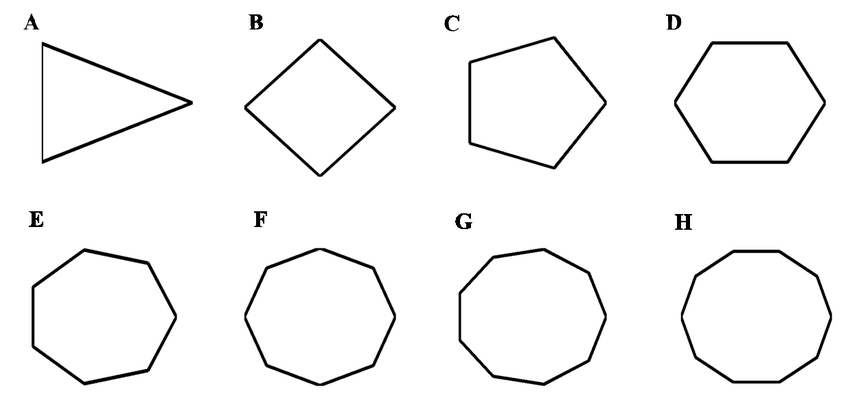
#> input picture beginner/Open-Computer-Vision-Chapter-8/images/shapes5.png, 850 x 404 px
$ python main.py
#> lines starting #> are read from the running program, lines starting #| are printed output that depends on the picture; after the words box and inside, x2 and y2 are one past the last pixel; in counts of white or black regions, pixels touching at a corner belong together
### beginner/Open-Computer-Vision-Chapter-8/functions/stackedImages.py

import cv2
import numpy as np

def stackImages(scale,imgArray):
    rows = len(imgArray)
    cols = len(imgArray[0])
    rowsAvailable = isinstance(imgArray[0], list)
    width = imgArray[0][0].shape[1]
    height = imgArray[0][0].shape[0]
    if rowsAvailable:
        for x in range ( 0, rows):
            for y in range(0, cols):
                if imgArray[x][y].shape[:2] == imgArray[0][0].shape [:2]:
                    imgArray[x][y] = cv2.resize(imgArray[x][y], (0, 0), None, scale, scale)
                else:
                    imgArray[x][y] = cv2.resize(imgArray[x][y], (imgArray[0][0].shape[1], imgArray[0][0].shape[0]), None, scale, scale)
                if len(imgArray[x][y].shape) == 2: imgArray[x][y]= cv2.cvtColor( imgArray[x][y], cv2.COLOR_GRAY2BGR)
        imageBlank = np.zeros((height, width, 3), np.uint8)
        hor = [imageBlank]*rows
        hor_con = [imageBlank]*rows
        for x in range(0, rows):
            hor[x] = np.hstack(imgArray[x])
        ver = np.vstack(hor)
    else:
        for x in range(0, rows):
            if imgArray[x].shape[:2] == imgArray[0].shape[:2]:
                imgArray[x] = cv2.resize(imgArray[x], (0, 0), None, scale, scale)
            else:
                imgArray[x] = cv2.resize(imgArray[x], (imgArray[0].shape[1], imgArray[0].shape[0]), None,scale, scale)
            if len(imgArray[x].shape) == 2: imgArray[x] = cv2.cvtColor(imgArray[x], cv2.COLOR_GRAY2BGR)
        hor= np.hstack(imgArray)
        ver = hor
    return ver

### beginner/Open-Computer-Vision-Chapter-8/main.py


try:
    import cv2
    import numpy as np
except ImportError as e:
    packages = ["opencv-python", "numpy"]
    from pip._internal import main as install
    for package in packages:
        install(["install", package])
finally:
    pass
from functions.stackedImages import stackImages

shapes = {
    "triagle": "Triagle",
    "rectangle": "Rectangle",
    "square": "Square",
    "circle": "Circle",
    "hexagon": "Hexagon",
    "pentagon": "Pentagon",
    "hectagon": "Hectagon",
    "octagon": "Octagon",
    "decagon": "Decagon",
    "nonagon": "Nonagon",
}

def detectShapes(coordinates, imgOutput):
    sides = len(coordinates)
    boundingBox =cv2.boundingRect(coordinates)
    x, y, w, h = boundingBox
    if sides == 3:
        cv2.rectangle(imgOutput,(x, y), (w+x, h+y), (0, 255, 0), 3 )
        cv2.rectangle(imgOutput, (x - 2, y - 20), (x + w + 2, y), (0, 255, 0), -1)
        cv2.putText(imgOutput,shapes["triagle"], (x + 5, y - 5), cv2.FONT_HERSHEY_PLAIN, 1, (0, 0, 0), 2)
    elif sides == 4:
        cv2.rectangle(imgOutput, (x, y), (w + x, h + y), (0, 255, 0), 3)
        cv2.rectangle(imgOutput, (x - 2, y - 20), (x + w + 2, y), (0, 255, 0), -1)
        if float(x)/float(y) < .05:
            cv2.putText(imgOutput, shapes["square"], (x + 5, y - 5), cv2.FONT_HERSHEY_PLAIN, 1, (0, 0, 0), 2)
        else:
            cv2.putText(imgOutput, shapes["rectangle"], (x + 5, y - 5), cv2.FONT_HERSHEY_PLAIN, 1, (0, 0, 0), 2)
    elif sides == 5:
        cv2.rectangle(imgOutput, (x, y), (w + x, h + y), (0, 255, 0), 3)
        cv2.rectangle(imgOutput, (x - 2, y - 20), (x + w + 2, y), (0, 255, 0), -1)
        cv2.putText(imgOutput,shapes["pentagon"] , (x + 5, y - 5), cv2.FONT_HERSHEY_PLAIN, 1, (0, 0, 0), 2)
    elif sides == 6:
        cv2.rectangle(imgOutput, (x, y), (w + x, h + y), (0, 255, 0), 3)
        cv2.rectangle(imgOutput, (x - 2, y - 20), (x + w + 2, y), (0, 255, 0), -1)
        cv2.putText(imgOutput, shapes["hexagon"], (x + 5, y - 5), cv2.FONT_HERSHEY_PLAIN, 1, (0, 0, 0), 2)
    elif sides == 7:
        cv2.rectangle(imgOutput, (x, y), (w + x, h + y), (0, 255, 0), 3)
        cv2.rectangle(imgOutput, (x - 2, y - 20), (x + w + 2, y), (0, 255, 0), -1)
        cv2.putText(imgOutput,shapes["hectagon"] , (x + 5, y - 5), cv2.FONT_HERSHEY_PLAIN, 1, (0, 0, 0), 2)
    elif sides == 8:
        cv2.rectangle(imgOutput, (x, y), (w + x, h + y), (0, 255, 0), 3)
        cv2.rectangle(imgOutput, (x-2, y - 20), (x + w +2, y), (0, 255, 0), -1)
        cv2.putText(imgOutput,shapes["circle"] , (x + 5, y - 5), cv2.FONT_HERSHEY_PLAIN, 1, (0, 0, 0), 2)
    elif sides == 9:
        cv2.rectangle(imgOutput, (x, y), (w + x, h + y), (0, 255, 0), 3)
        cv2.rectangle(imgOutput, (x - 2, y - 20), (x + w + 2, y), (0, 255, 0), -1)
        cv2.putText(imgOutput,shapes["nonagon"] , (x + 5, y - 5), cv2.FONT_HERSHEY_PLAIN, 1, (0, 0, 0), 2)
    elif sides == 10:
        cv2.rectangle(imgOutput, (x, y), (w + x, h + y), (0, 255, 0), 3)
        cv2.rectangle(imgOutput, (x - 2, y - 20), (x + w + 2, y), (0, 255, 0), -1)
        cv2.putText(imgOutput, shapes["decagon"], (x + 5, y - 5), cv2.FONT_HERSHEY_PLAIN, 1, (0, 0, 0), 2)
        print()
    else:
        cv2.rectangle(imgOutput, (x, y), (w + x, h + y), (0, 255, 0), 1)
        cv2.rectangle(imgOutput, (x - 2, y - 20), (x + w + 2, y), (0, 255, 0), -1)
        cv2.putText(imgOutput, shapes["circle"], (x + 5, y - 5), cv2.FONT_HERSHEY_PLAIN, 1, (0, 0, 0), 2)
    return

def getContors(image, imgOutput):
    contours, hierarchy = cv2.findContours(image, cv2.RETR_EXTERNAL, cv2.CHAIN_APPROX_NONE)
    # print(contours)
    # print(hierarchy)
    for contour in contours:
        area = cv2.contourArea(contour)
        # print(area)
        cv2.drawContours(image, contour, -1, (255, 255, 0), 3)
        perimeter = cv2.arcLength(contour, True)
        # print("PERIMETER: ", perimeter)

        coordinates = cv2.approxPolyDP(contour, 0.02 * perimeter, True)
        # print("COORDINATES OF SHAPE: ", coordinates)
        detectShapes(coordinates, imgOutput)
    return

def showImages():
    img = cv2.imread("images/shapes5.png")
#> img is the input picture: shape (404, 850, 3); min 0, max 255, mean 246.5
    img2 = cv2.imread("images/shapes.jpg")
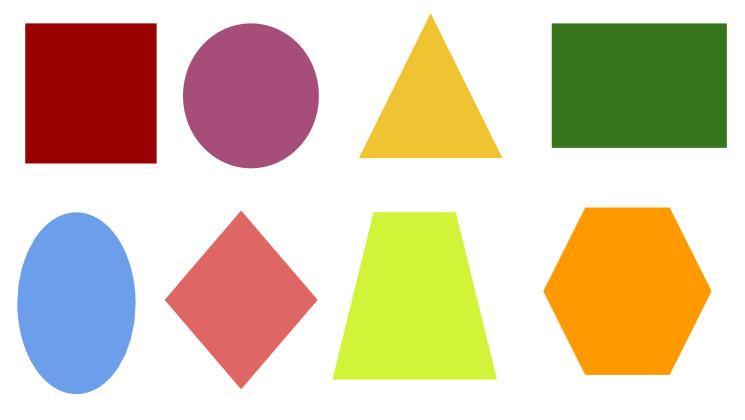
#> input picture beginner/Open-Computer-Vision-Chapter-8/images/shapes.jpg, 745 x 420 px
#> img2 is the input picture: shape (420, 745, 3); mean B, G, R 172.4, 199.9, 217.5

    # for image1
    imgGray = cv2.cvtColor(img, cv2.COLOR_BGR2GRAY)
    imgBlur = cv2.GaussianBlur(imgGray, (7,7), 1)
    imgCanny = cv2.Canny(imgBlur, 50, 50)
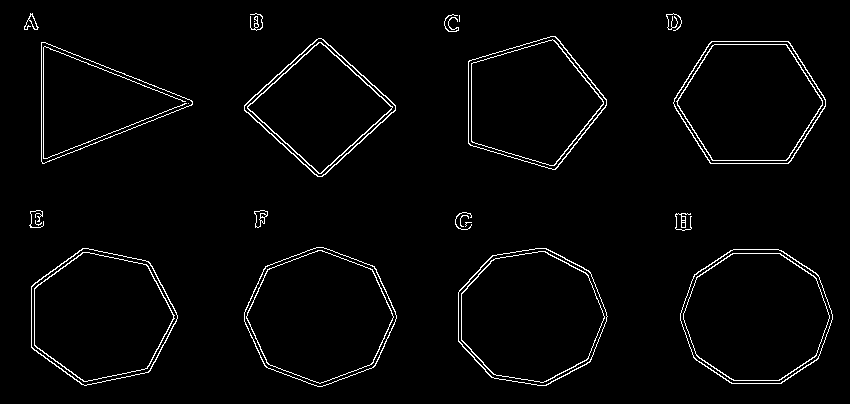
#> imgCanny: shape (404, 850); 2.5% white in thin lines or dots, all inside (x1, y1, x2, y2) = (24, 13, 833, 387)
    getContors(imgCanny, img)
#> in getContors, `contours, hierarchy = cv2.findContours(image, cv2.RETR_EXTERNAL, cv2.C..`: contours = 21 contours, 9 with area under 20; largest, box (x1, y1, x2, y2) and area: (680, 249, 833, 384) 15960, (458, 248, 608, 386) 15750, (244, 247, 397, 387) 15455, (31, 248, 178, 386) 14984, (673, 41, 826, 164) 14266
#> the loop in getContors, `for contour in contours:` made 21 passes
#> (area, perimeter, sides in detectShapes, x in detectShapes, y in detectShapes, w in detectShapes, h in detectShapes) on passes 1, 2, 3, 4, 8, 10, 13, 15, 20, 21: (15960.5, 480, 10, 685, 249, 144, 135), (15750, 475.9, 9, 458, 248, 150, 138), (14984, 472.3, 7, 31, 248, 147, 138), (15455, 485.9, 8, 244, 247, 153, 140), (52.5, 160.7, 13, 675, 213, 17, 17), (134.5, 62.38, 9, 254, 211, 14, 17), (14265.5, 460.7, 6, 674, 41, 150, 123), (13051.5, 452.4, 5, 468, 36, 139, 134), (33, 136.9, 10, 250, 14, 13, 17), (70, 84.43, 8, 24, 13, 14, 17)
#> (area, perimeter, coordinates, sides in detectShapes, x in detectShapes, y in detectShapes, w in detectShapes, h in detectShapes) on passes 12, 14: (9544.5, 474.3, [[41, 42], [42, 163], [192, 104]], 3, 41, 42, 152, 122), (11151, 422.2, [[318, 38], [244, 110], [322, 176], [395, 105]], 4, 244, 38, 152, 139)
#> after the loop in getContors, `for contour in contours:`:
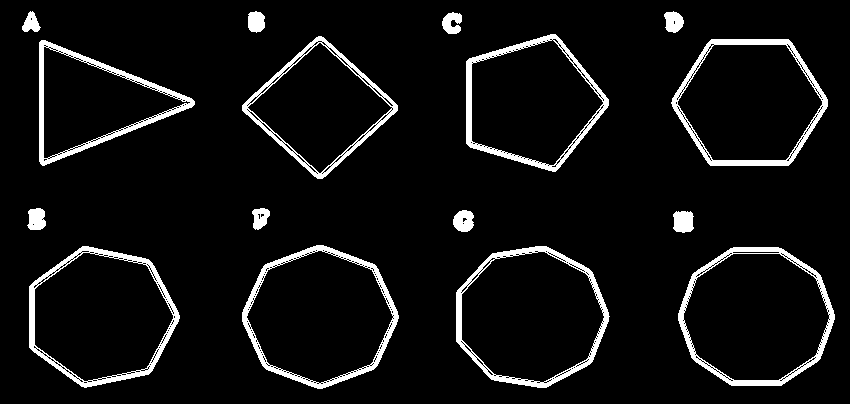
#> image: shape (404, 850); 6.5% white; 16 white regions, largest, box (x1, y1, x2, y2) and area: (678, 247, 835, 386) 2567, (242, 245, 399, 389) 2559, (29, 246, 180, 388) 2542

    # for image 2
    imgGray2 = cv2.cvtColor(img2, cv2.COLOR_BGR2GRAY)
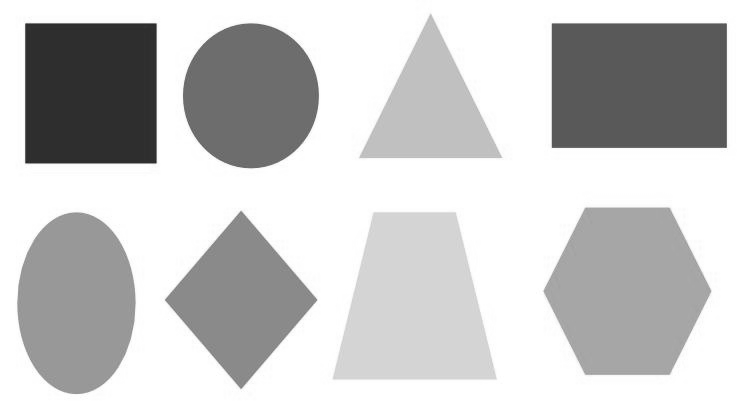
#> imgGray2: shape (420, 745); min 36, max 255, mean 202.1
    imgBlur2 = cv2.GaussianBlur(imgGray2, (7, 7), 1)
    imgCanny2 = cv2.Canny(imgBlur2, 50, 50)
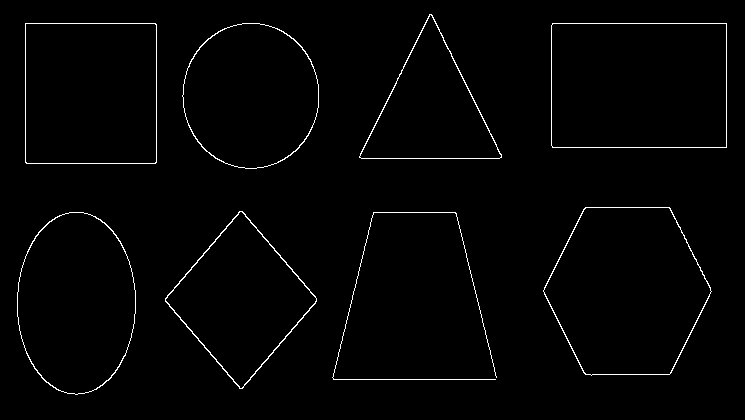
#> imgCanny2: shape (420, 745); 1.5% white in thin lines or dots, all inside (x1, y1, x2, y2) = (17, 14, 727, 395)
    getContors(imgCanny2, img2)
#> in getContors (call 2), `contours, hierarchy = cv2.findContours(image, cv2.RETR_EXTERNAL, cv2.C..`: contours = 8 contours, 1 with area under 20; largest, box (x1, y1, x2, y2) and area: (551, 23, 727, 148) 21697, (543, 207, 712, 376) 21214, (25, 23, 157, 164) 18338, (17, 212, 136, 395) 16920, (182, 23, 319, 169) 15521, (165, 211, 317, 389) 13831, (359, 14, 502, 159) 10541
#> the loop in getContors (call 2), `for contour in contours:` made 8 passes
#> (area, perimeter, coordinates, sides in detectShapes, x in detectShapes, y in detectShapes, w in detectShapes, h in detectShapes) on passes 3, 5, 7, 8: (13831, 482.6, [[239, 211], [165, 301], [242, 388], [316, 298]], 4, 165, 211, 152, 178), (21697, 596.8, [[552, 23], [552, 147], [726, 147], [726, 23]], 4, 552, 23, 175, 125), (18338.5, 540.2, [[25, 23], [25, 162], [155, 163], [156, 24]], 4, 25, 23, 132, 141), (10541, 488.8, [[429, 14], [359, 157], [499, 158]], 3, 359, 14, 141, 145)
#> (area, perimeter, sides in detectShapes, x in detectShapes, y in detectShapes, w in detectShapes, h in detectShapes) on passes 2, 4, 6: (16920, 503.9, 8, 17, 212, 119, 183), (21214, 572.4, 6, 543, 207, 169, 168), (15521, 467.1, 8, 183, 23, 136, 146)
#> after the loop in getContors (call 2), `for contour in contours:`:
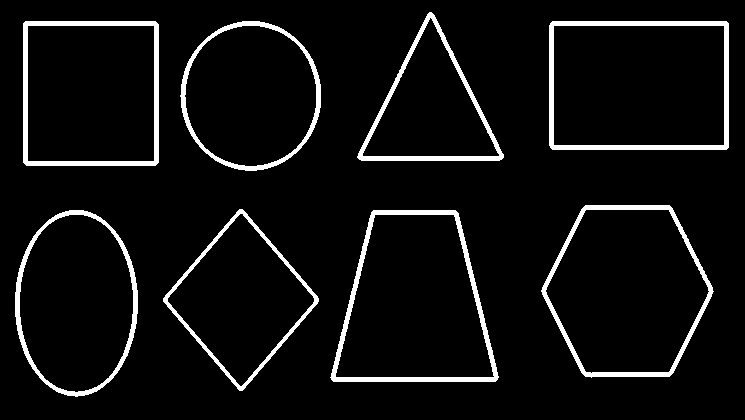
#> image: shape (420, 745); 6.1% white; 8 white regions, largest, box (x1, y1, x2, y2) and area: (549, 21, 729, 150) 2970, (330, 210, 499, 382) 2882, (23, 21, 159, 166) 2689
    stackedImage = stackImages(1, ([img2]))
#> in stackImages, `rows = len(imgArray)`: rows = 1
#> in stackImages, `cols = len(imgArray[0])`: cols = 420
#> in stackImages, `rowsAvailable = isinstance(imgArray[0], list)`: rowsAvailable = False
#> after the loop in stackImages, `for x in range(0, rows):`: imgArray = 1 item
#> in stackImages, `hor= np.hstack(imgArray)`:
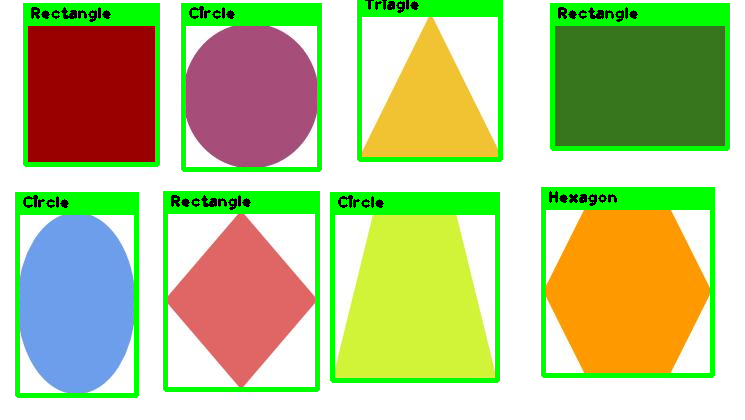
#> hor: shape (420, 745, 3); mean of channels 0, 1, 2 138.1, 199.5, 182; drawn as B, G, R
    cv2.imshow("Shape Detection", stackedImage)
    cv2.waitKey(0)

showImages()
